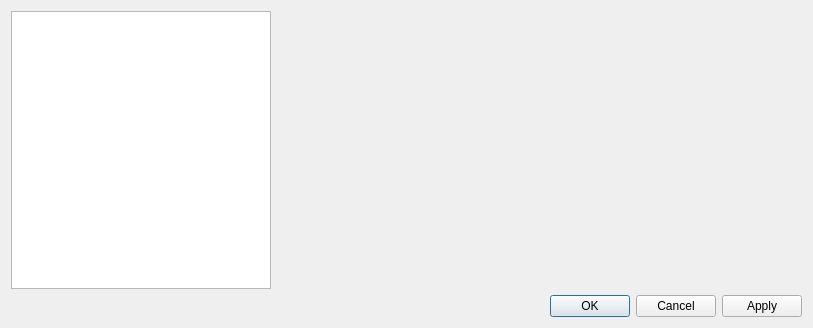
<?xml version="1.0" encoding="UTF-8"?>
<ui version="4.0">
 <class>FormSettings</class>
 <widget class="QDialog" name="FormSettings">
  <property name="geometry">
   <rect>
    <x>0</x>
    <y>0</y>
    <width>813</width>
    <height>328</height>
   </rect>
  </property>
  <property name="windowTitle">
   <string>Settings</string>
  </property>
  <layout class="QGridLayout" name="gridLayout">
   <item row="0" column="0">
    <widget class="QListWidget" name="m_listSettings">
     <property name="minimumSize">
      <size>
       <width>260</width>
       <height>0</height>
      </size>
     </property>
     <property name="maximumSize">
      <size>
       <width>260</width>
       <height>16777215</height>
      </size>
     </property>
     <property name="showDropIndicator" stdset="0">
      <bool>false</bool>
     </property>
     <property name="alternatingRowColors">
      <bool>false</bool>
     </property>
     <property name="movement">
      <enum>QListView::Static</enum>
     </property>
     <property name="selectionRectVisible">
      <bool>false</bool>
     </property>
     <property name="currentRow">
      <number>-1</number>
     </property>
    </widget>
   </item>
   <item row="0" column="1">
    <widget class="QStackedWidget" name="m_stackedSettings">
     <property name="currentIndex">
      <number>-1</number>
     </property>
    </widget>
   </item>
   <item row="1" column="0" colspan="3">
    <widget class="QDialogButtonBox" name="m_buttonBox">
     <property name="orientation">
      <enum>Qt::Horizontal</enum>
     </property>
     <property name="standardButtons">
      <set>QDialogButtonBox::Apply|QDialogButtonBox::Cancel|QDialogButtonBox::Ok</set>
     </property>
    </widget>
   </item>
  </layout>
 </widget>
 <tabstops>
  <tabstop>m_listSettings</tabstop>
 </tabstops>
 <resources/>
 <connections>
  <connection>
   <sender>m_listSettings</sender>
   <signal>currentRowChanged(int)</signal>
   <receiver>m_stackedSettings</receiver>
   <slot>setCurrentIndex(int)</slot>
   <hints>
    <hint type="sourcelabel">
     <x>83</x>
     <y>162</y>
    </hint>
    <hint type="destinationlabel">
     <x>370</x>
     <y>162</y>
    </hint>
   </hints>
  </connection>
 </connections>
</ui>
